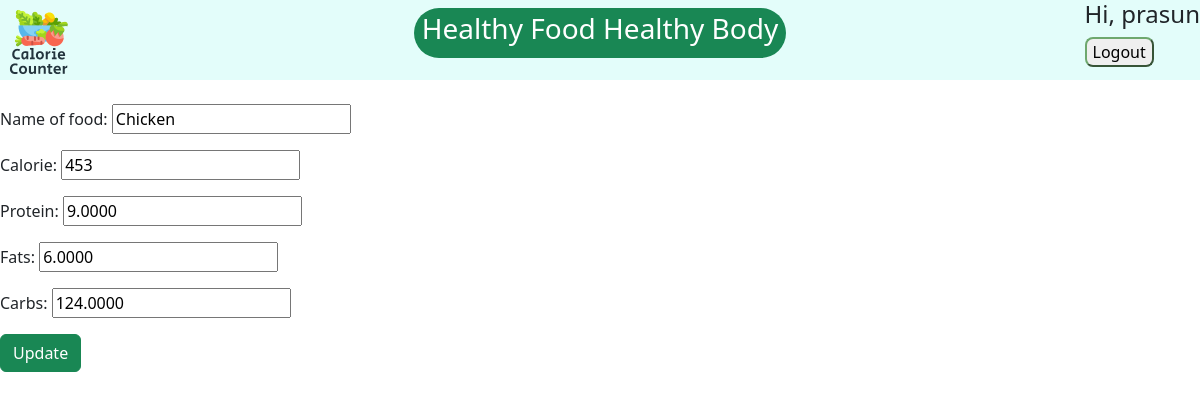
Page /update/38/ (signed in) on the committed database.
### base/models.py (models this page shows, shortened)
class AddFood(models.Model):
    name_of_food = models.CharField(max_length=150)
    calorie = models.IntegerField()
    protein = models.DecimalField(max_digits=20,decimal_places=4)
    fats = models.DecimalField(max_digits=20,decimal_places=4)
    carbs = models.DecimalField(max_digits=20,decimal_places=4)

### base/views.py (the view, shortened to what this page needs)
# urls.py: path("update/<int:pk>/", views.update_food, name="update"),
def update_food(request, pk):
    food_details = AddFood.objects.get(id=pk)
    form = AddFoodForm(instance=food_details)    #instance => to fetch previous data
    return render(request, 'base/update_food.html', {'food_details': food_details, 'form':form})

### base/forms.py
class AddFoodForm(ModelForm):
    class Meta:
        model = AddFood
        fields = '__all__'

### base/templates/base/update_food.html (shortened to what this page needs)
{% extends 'base/navbar.html' %}
{% block content %}
<br />
<form action="" method="POST">
  {{form.as_p}}
  <button type="submit" class="btn btn-success">Update</button>
</form>
{% endblock content %}

### rows in the picture
AddFood: name_of_food "Chicken", calorie "453", protein "9.0000", fats "6.0000", carbs "124.0000"
